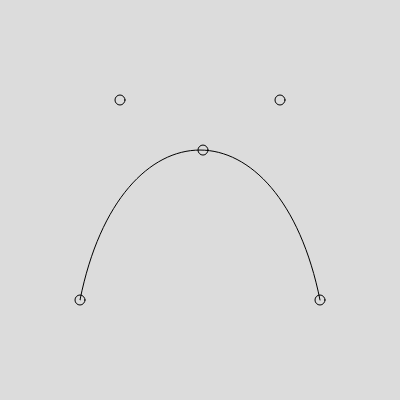
Frame 1 (no input)
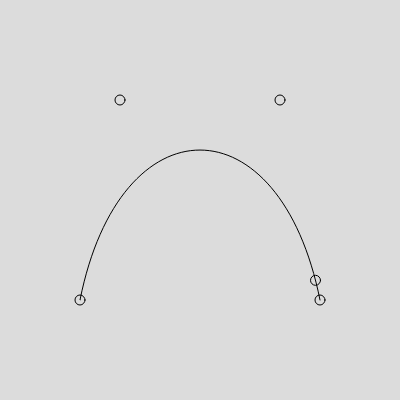
Frame 60 (no input)
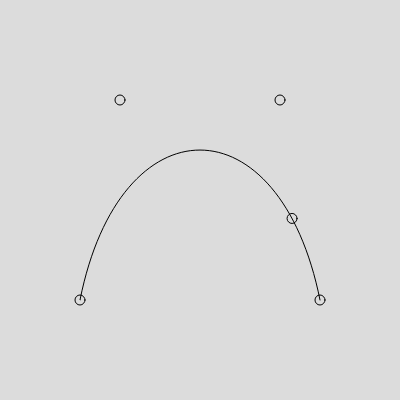
Frame 120 (the mouse pressed at the canvas centre since frame 60)

The p5.js sketch that drew these frames (run headless with seeded random() and noise() and a simulated clock; from frame 60 on, the mouse is pressed at the canvas centre):

// p5.js sketch
// ── sketch.js
let p0, p1, p2, p3;
let A, B, C;

function setup() {
  createCanvas(400, 400);
  noFill();
  p0 = createVector(width * 0.2, height - 100);
  p1 = createVector(width * 0.3, 100);
  p2 = createVector(width * 0.7, 100);
  p3 = createVector(width * 0.8, height - 100);
}

function draw() {
  background(220);
  
  let t = map(sin(frameCount / 50), -1, 1, 0, 1);
  
  A = p5.Vector.lerp(p0, p1, t);
  B = p5.Vector.lerp(p1, p2, t);
  C = p5.Vector.lerp(p2, p3, t);
  D = p5.Vector.lerp(A, B, t);
  E = p5.Vector.lerp(B, C, t);
  F = p5.Vector.lerp(D, E, t);

  [p0,p1,p2,p3,F].forEach((p) => ellipse(p.x, p.y, 10));
  bezier(p0.x,p0.y,p1.x,p1.y,p2.x,p2.y,p3.x,p3.y);
}

let selected;
function mousePressed() {
  selected = [p0,p1,p2,p3].find(p => dist(p.x,p.y,mouseX,mouseY) < 5);
}

function mouseDragged() {
  if (selected) {
    selected.x -= pmouseX - mouseX;
    selected.y -= pmouseY - mouseY;
  }
}

function mouseReleased() {
  selected = null;
}
